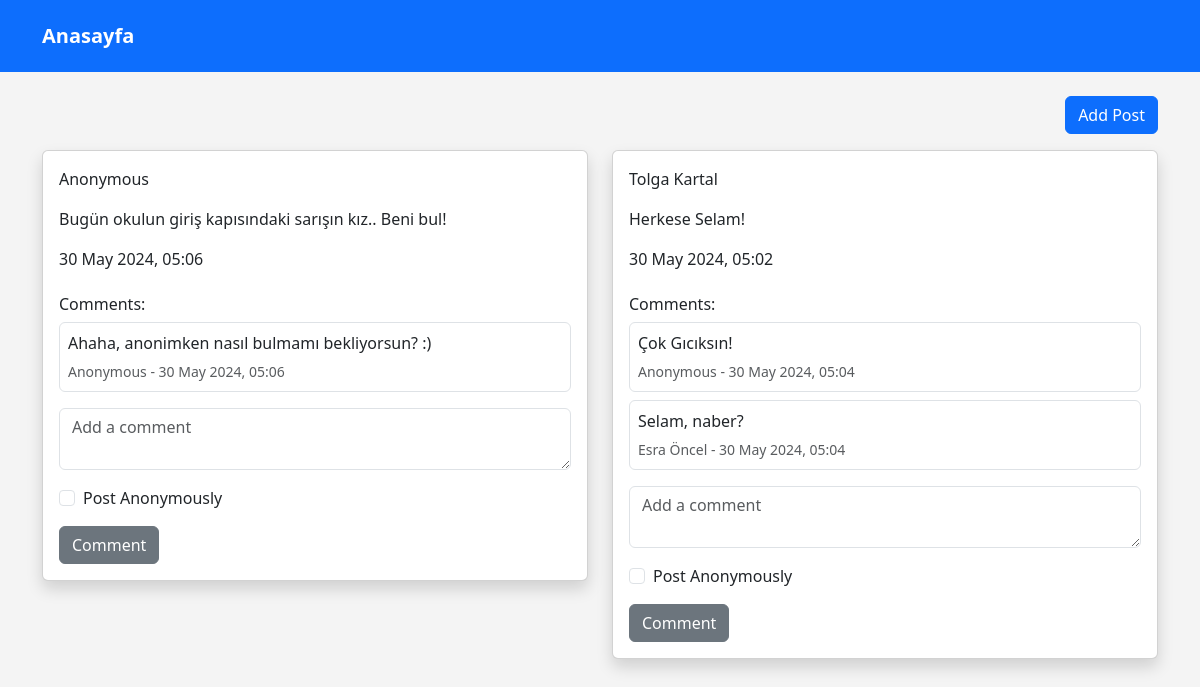
Page /dorm/wall.php on the committed database.
### tables this page shows
CREATE TABLE `wall_posts` (
  `post_id` int(11) NOT NULL,
  `user_id` int(11) DEFAULT NULL,
  `content` text DEFAULT NULL,
  `posted_at` timestamp NOT NULL DEFAULT current_timestamp(),
  `is_anonymous` tinyint(1) DEFAULT NULL,
  `user_name` varchar(255) NOT NULL,
  `user_surname` varchar(255) NOT NULL
);

CREATE TABLE `wall_comments` (
  `id` int(11) NOT NULL,
  `user_id` int(11) DEFAULT NULL,
  `user_name` varchar(255) DEFAULT NULL,
  `user_surname` varchar(255) DEFAULT NULL,
  `post_id` int(11) DEFAULT NULL,
  `comment` text DEFAULT NULL,
  `is_anonymous` tinyint(1) DEFAULT NULL,
  `commented_at` timestamp NOT NULL DEFAULT current_timestamp()
);

### dorm/wall.php (the view, shortened to what this page needs)
<?php
include 'config.php';
$sql = "SELECT * FROM Wall_Posts ORDER BY posted_at DESC";
$result = $conn->query($sql);
function fetchComments($postId, $conn) {
    $sql = "SELECT * FROM Wall_Comments WHERE post_id = ? ORDER BY commented_at DESC";
    $stmt = $conn->prepare($sql);
    $stmt->bind_param("i", $postId);
    $stmt->execute();
    return $stmt->get_result();
}
?>
<!DOCTYPE html>
<html lang="en">
<head>
    <link href="https://cdn.jsdelivr.net/npm/bootstrap@5.3.0/dist/css/bootstrap.min.css" rel="stylesheet">
</head>
<body style="background-color:#f4f4f4;">
<div>
<?php include 'header.php';
?>
</div>
    <div class="container mt-5 pt-5">
        <div class="row">
            <div class="col-md-12 text-end">
                <a href="add_post.php" class="btn btn-primary"><?php echo $lang['Add Post']; ?></a>
            </div>
        </div>
        <div class="row mt-3">
            <?php
            if ($result->num_rows > 0) {
                while ($row = $result->fetch_assoc()) {
                    $postId = $row['post_id'];
                    $content = $row['content'];
                    $userName = $row['user_name'];
                    $userSurname = $row['user_surname'];
                    $isAnonymous = $row['is_anonymous'] ? "Anonymous" : "$userName $userSurname";
                    $postedAt = date("d M Y, H:i", strtotime($row['posted_at']));
                    $comments = fetchComments($postId, $conn);
            ?>
                    <div class="col-md-6">
                        <div class="card mb-3 shadow">
                            <div class="card-body">
                                <p class="card-text"><?php echo $isAnonymous; ?></p>
                                <p class="card-text"><?php echo $content; ?></p>
                                <p class="card-text"><?php echo $postedAt; ?></p>
                                <div class="mt-4">
                                    <h6><?php echo $lang['Comments']; ?>:</h6>
                                    <?php
                                    if ($comments->num_rows > 0) {
                                        while ($commentRow = $comments->fetch_assoc()) {
                                            $commentContent = $commentRow['comment'];
                                            $commentUserName = $commentRow['user_name'];
                                            $commentUserSurname = $commentRow['user_surname'];
                                            $commentIsAnonymous = $commentRow['is_anonymous'] ? "Anonymous" : "$commentUserName $commentUserSurname";
                                            $commentedAt = date("d M Y, H:i", strtotime($commentRow['commented_at']));
                                    ?>
                                            <div class="border rounded p-2 mb-2">
                                                <p class="mb-1"><?php echo $commentContent; ?></p>
                                                <small class="text-muted"><?php echo $commentIsAnonymous; ?> - <?php echo $commentedAt; ?></small>
                                            </div>
                                    <?php
                                        }
                                    } else {
                                        echo "<p>No comments yet.</p>";
                                    }
                                    ?>
                                </div>
                                <form action="add_comment.php" method="POST" class="mt-3">
                                    <div class="mb-3">
                                        <textarea class="form-control" name="comment" placeholder="<?php echo $lang['Add a comment']; ?>" required></textarea>
                                    </div>
                                    <div class="mb-3 form-check">
                                        <input type="checkbox" class="form-check-input" id="anonymous_<?php echo $postId; ?>" name="anonymous">
                                        <label class="form-check-label" for="anonymous_<?php echo $postId; ?>"><?php echo $lang['Post Anonymously']; ?></label>
                                    </div>
                                    <button type="submit" class="btn btn-secondary"><?php echo $lang['Comment']; ?></button>
                                </form>
                            </div>
                        </div>
                    </div>
            <?php
                }
            } else {
                echo "<div class='col-md-12'><p>No posts found.</p></div>";
            }
            ?>
        </div>
    </div>
</body>
</html>

### rows in the picture
wall_posts: is_anonymous "Anonymous", content "Bugün okulun giriş kapısındaki sarışın kız.. Beni bul!", posted_at "30 May 2024, 05:06"
wall_comments: comment "Ahaha, anonimken nasıl bulmamı bekliyorsun? :)", is_anonymous "Anonymous", commented_at "30 May 2024, 05:06"
wall_posts: isAnonymous "Tolga Kartal", content "Herkese Selam!", posted_at "30 May 2024, 05:02"
wall_comments: comment "Çok Gıcıksın!", is_anonymous "Anonymous", commented_at "30 May 2024, 05:04"
wall_comments: comment "Selam, naber?", commentIsAnonymous "Esra Öncel", commented_at "30 May 2024, 05:04"

### other values in the picture
$lang['Add Post'] "Add Post"
